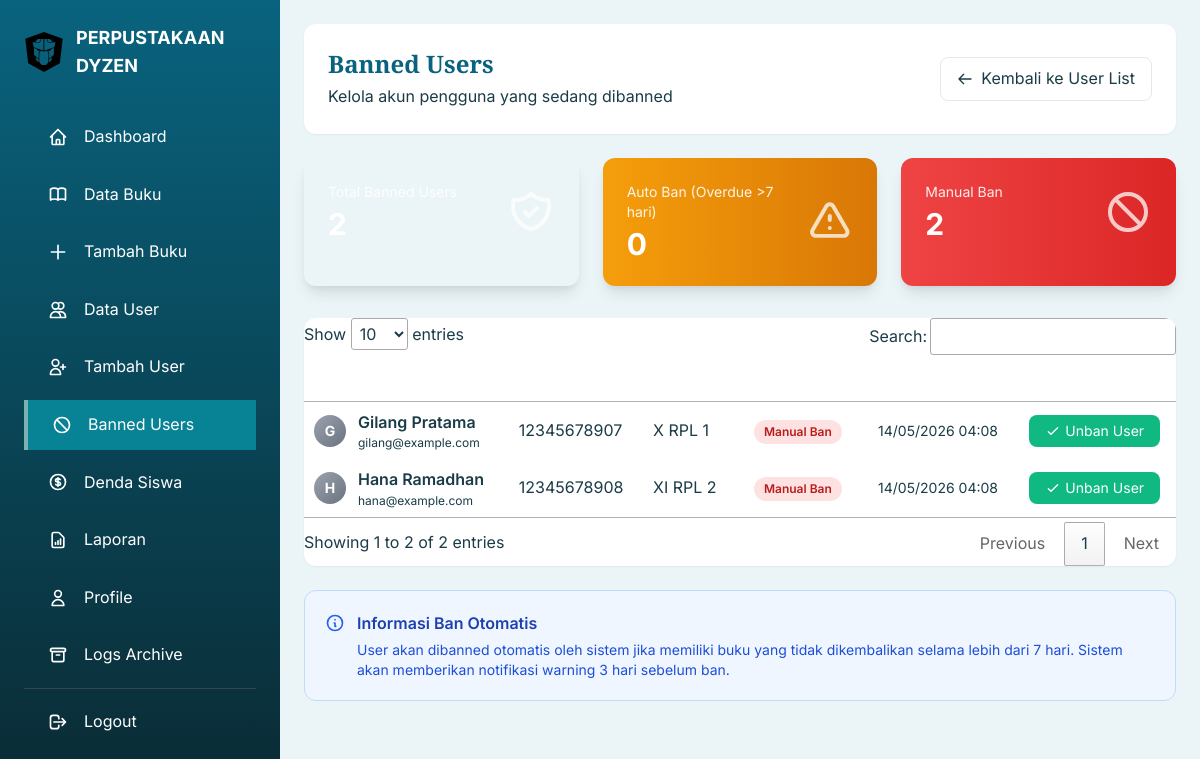
The page /page/admin/banned_users.php (signed in) on the database its author committed.
### tables this page shows
CREATE TABLE IF NOT EXISTS `users` (
    `id` INT(11) NOT NULL AUTO_INCREMENT,
    `nama` VARCHAR(100) NOT NULL,
    `email` VARCHAR(100) NOT NULL,
    `password` VARCHAR(255) NOT NULL,
    `role` ENUM('admin', 'user') NOT NULL DEFAULT 'user',
    `nisn` VARCHAR(20) DEFAULT NULL,
    `kelas` VARCHAR(20) DEFAULT NULL,
    `foto` VARCHAR(255) DEFAULT NULL,
    `status` ENUM('aktif', 'banned') NOT NULL DEFAULT 'aktif',
    `token_reset` VARCHAR(255) DEFAULT NULL,
    `last_login` DATETIME DEFAULT NULL,
    `created_at` TIMESTAMP NOT NULL DEFAULT CURRENT_TIMESTAMP,
    `updated_at` TIMESTAMP NOT NULL DEFAULT CURRENT_TIMESTAMP ON UPDATE CURRENT_TIMESTAMP,
    PRIMARY KEY (`id`),
    UNIQUE KEY `email` (`email`),
    UNIQUE KEY `nisn` (`nisn`),
    KEY `idx_status` (`status`),
    KEY `idx_role_status` (`role`, `status`)
);

### config/data_base.php (called while the page is built, shortened)
<?php
function generateCsrfToken() {
    return $_SESSION['csrf_token'];
}
function e($string, $flags = ENT_QUOTES) {
    return htmlspecialchars($string ?? '', $flags, 'UTF-8');
}

### page/admin/banned_users.php (the view, shortened to what this page needs)
<?php
require_once '../../config/data_base.php';
$stmt = $pdo->prepare("
    SELECT id, nama, email, nisn, kelas, status, updated_at, created_at
    FROM users
    WHERE role = 'user' AND status = 'banned'
    ORDER BY updated_at DESC
");
$stmt->execute();
$bannedUsers = $stmt->fetchAll();
$totalBanned = count($bannedUsers);
$autoBanned = 0;
$manualBanned = 0;
foreach ($bannedUsers as $user) {
    $stmt = $pdo->prepare("
        SELECT COUNT(*) as total FROM peringatan
        WHERE user_id = ? AND pesan LIKE '%otomatis%' AND tipe = 'danger'
    ");
    $stmt->execute([$user['id']]);
    if ($stmt->fetch()['total'] > 0) {
        $autoBanned++;
    } else {
        $manualBanned++;
    }
}
$csrf_token = generateCsrfToken();
?>
<!DOCTYPE html>
<html lang="id">
<head>
    <link href="https://cdn.jsdelivr.net/npm/tailwindcss@2/dist/tailwind.min.css" rel="stylesheet">
    <link href="https://cdn.datatables.net/1.13.4/css/jquery.dataTables.min.css" rel="stylesheet">
    <link rel="stylesheet" href="../../assets/css/style.css">
</head>
<body>
    <?php include 'sidebar_admin.php'; ?>
    <div class="main-content">
        <div class="bg-white rounded-xl shadow-sm p-6 mb-6">
            <div class="flex justify-between items-center flex-wrap gap-4">
                <div>
                    <h1 class="text-2xl font-playfair font-bold text-primary">Banned Users</h1>
                    <p class="text-text-light mt-1">Kelola akun pengguna yang sedang dibanned</p>
                </div>
                <a href="list_user.php" class="inline-flex items-center gap-2 px-4 py-2 border border-primary text-primary rounded-lg hover:bg-primary hover:text-white transition">
                    <svg class="w-4 h-4" fill="none" stroke="currentColor" viewBox="0 0 24 24">
                        <path stroke-linecap="round" stroke-linejoin="round" stroke-width="2" d="M10 19l-7-7m0 0l7-7m-7 7h18"/>
                    </svg>
                    Kembali ke User List
                </a>
            </div>
        </div>
        <div class="grid md:grid-cols-3 gap-6 mb-8">
            <div class="stat-card bg-gradient-to-r from-primary to-secondary rounded-xl p-6 text-white shadow-lg">
                <div class="flex items-center justify-between">
                    <div>
                        <p class="opacity-90 text-sm">Total Banned Users</p>
                        <p class="text-3xl font-bold mt-1"><?= number_format($totalBanned) ?></p>
                    </div>
                </div>
            </div>
            <div class="stat-card bg-gradient-to-r from-yellow-500 to-yellow-600 rounded-xl p-6 text-white shadow-lg">
                <div class="flex items-center justify-between">
                    <div>
                        <p class="opacity-90 text-sm">Auto Ban (Overdue >7 hari)</p>
                        <p class="text-3xl font-bold mt-1"><?= number_format($autoBanned) ?></p>
                    </div>
                    <svg class="w-12 h-12 opacity-75" fill="none" stroke="currentColor" viewBox="0 0 24 24">
                        <path stroke-linecap="round" stroke-linejoin="round" stroke-width="2" d="M12 9v2m0 4h.01m-6.938 4h13.856c1.54 0 2.502-1.667 1.732-3L13.732 4c-.77-1.333-2.694-1.333-3.464 0L3.34 16c-.77 1.333.192 3 1.732 3z"/>
                    </svg>
                </div>
            </div>
            <div class="stat-card bg-gradient-to-r from-red-500 to-red-600 rounded-xl p-6 text-white shadow-lg">
                <div class="flex items-center justify-between">
                    <div>
                        <p class="opacity-90 text-sm">Manual Ban</p>
                        <p class="text-3xl font-bold mt-1"><?= number_format($manualBanned) ?></p>
                    </div>
                    <svg class="w-12 h-12 opacity-75" fill="none" stroke="currentColor" viewBox="0 0 24 24">
                        <path stroke-linecap="round" stroke-linejoin="round" stroke-width="2" d="M18.364 18.364A9 9 0 005.636 5.636m12.728 12.728A9 9 0 015.636 5.636m12.728 12.728L5.636 5.636"/>
                    </svg>
                </div>
            </div>
        </div>
        <div class="bg-white rounded-xl shadow-sm overflow-hidden">
            <div class="overflow-x-auto">
                <table id="bannedTable" class="w-full">
                    <thead class="bg-gradient-to-r from-primary to-secondary text-white">
                        <tr>
                            <th class="px-6 py-4 text-left">User</th>
                            <th class="px-6 py-4 text-left">NISN</th>
                            <th class="px-6 py-4 text-left">Kelas</th>
                            <th class="px-6 py-4 text-center">Status Ban</th>
                            <th class="px-6 py-4 text-center">Tanggal Ban</th>
                            <th class="px-6 py-4 text-center">Aksi</th>
                        </tr>
                    </thead>
                    <tbody>
                        <?php foreach ($bannedUsers as $user):
                            $stmtCheck = $pdo->prepare("
                                SELECT COUNT(*) as total FROM peringatan
                                WHERE user_id = ? AND pesan LIKE '%otomatis%' AND tipe = 'danger'
                            ");
                            $stmtCheck->execute([$user['id']]);
                            $isAutoBan = $stmtCheck->fetch()['total'] > 0;
                        ?>
                        <tr class="border-b hover:bg-gray-50 transition">
                            <td class="px-6 py-4">
                                <div class="flex items-center gap-3">
                                    <div class="w-8 h-8 bg-gradient-to-br from-gray-400 to-gray-500 rounded-full flex items-center justify-center text-white text-sm font-bold">
                                        <?= strtoupper(substr($user['nama'], 0, 1)) ?>
                                    </div>
                                    <div>
                                        <div class="font-semibold"><?= e($user['nama']) ?></div>
                                        <div class="text-xs text-text-light"><?= e($user['email']) ?></div>
                                    </div>
                                </div>
                            </td>
                            <td class="px-6 py-4"><?= e($user['nisn']) ?></td>
                            <td class="px-6 py-4"><?= e($user['kelas']) ?></td>
                            <td class="px-6 py-4 text-center">
                                <span class="inline-flex px-2.5 py-1 rounded-full text-xs font-semibold <?= $isAutoBan ? 'bg-yellow-100 text-yellow-700' : 'bg-red-100 text-red-700' ?>">
                                    <?= $isAutoBan ? 'Auto Ban' : 'Manual Ban' ?>
                                </span>
                            </td>
                            <td class="px-6 py-4 text-center text-sm">
                                <?= date('d/m/Y H:i', strtotime($user['updated_at'])) ?>
                            </td>
                            <td class="px-6 py-4 text-center">
                                <a href="?unban=1&id=<?= $user['id'] ?>&csrf_token=<?= $csrf_token ?>"
                                   onclick="return confirm('Aktifkan kembali user <?= e($user['nama']) ?>?')"
                                   class="btn-unban inline-flex items-center gap-1 px-4 py-1.5 bg-green-500 text-white text-sm rounded-lg hover:bg-green-600 transition">
                                    <svg class="w-4 h-4" fill="none" stroke="currentColor" viewBox="0 0 24 24">
                                        <path stroke-linecap="round" stroke-linejoin="round" stroke-width="2" d="M5 13l4 4L19 7"/>
                                    </svg>
                                    Unban User
                                </a>
                            </td>
                        </tr>
                        <?php endforeach; ?>
                    </tbody>
                </table>
            </div>
        </div>
        <div class="mt-6 bg-blue-50 rounded-xl p-5 border border-blue-200">
            <div class="flex items-start gap-3">
                <svg class="w-5 h-5 text-blue-600 mt-0.5 flex-shrink-0" fill="none" stroke="currentColor" viewBox="0 0 24 24">
                    <path stroke-linecap="round" stroke-linejoin="round" stroke-width="2" d="M13 16h-1v-4h-1m1-4h.01M21 12a9 9 0 11-18 0 9 9 0 0118 0z"/>
                </svg>
                <div>
                    <p class="font-semibold text-blue-800">Informasi Ban Otomatis</p>
                    <p class="text-sm text-blue-700 mt-1">User akan dibanned otomatis oleh sistem jika memiliki buku yang tidak dikembalikan selama lebih dari 7 hari. Sistem akan memberikan notifikasi warning 3 hari sebelum ban.</p>
                </div>
            </div>
        </div>
    </div>
</body>
</html>

### assets/css/style.css (style rules this page uses)
:root { --color-primary: #09637E; --color-secondary: #088395; --color-accent: #7AB2B2; --color-light: #EBF4F6; --color-white: #FFFFFF; --color-dark: #0A2A33; --color-danger: #E53E3E; --color-success: #38A169; --color-warning: #D69E2E; --color-text: #1A3C47; --color-text-light: #6B9EA8; --shadow-sm: 0 1px 2px 0 rgb(0 0 0 / 0.05); --shadow-md: 0 4px 6px -1px rgb(0 0 0 / 0.1); --shadow-lg: 0 10px 15px -3px rgb(0 0 0 / 0.1); --shadow-xl: 0 20px 25px -5px rgb(0 0 0 / 0.1); --transition-fast: 150ms ease; --transition-normal: 250ms ease; --transition-slow: 350ms ease; --radius-sm: 0.375rem; --radius-md: 0.5rem; --radius-lg: 0.75rem; --radius-xl: 1rem; }
* { margin: 0; padding: 0; box-sizing: border-box; }
body { font-family: 'Inter', sans-serif; color: var(--color-text); background-color: var(--color-light); line-height: 1.6; overflow-x: hidden; }
h1, h2, h3, h4, h5, h6 { font-family: 'Playfair Display', serif; font-weight: 700; line-height: 1.2; color: var(--color-primary); }

### page/admin/banned_users.php (style rules this page uses)
.main-content { margin-left: 280px; padding: 1.5rem; transition: margin-left 0.3s ease; min-height: 100vh; }
.stat-card { transition: all 0.3s ease; }
.btn-unban { transition: all 0.2s ease; }

### rows shown on the page
users: nama "G", nama "Gilang Pratama", email "gilang@example.com", nisn "12345678907", kelas "X RPL 1", updated_at "14/05/2026 04:08"
users: nama "H", nama "Hana Ramadhan", email "hana@example.com", nisn "12345678908", kelas "XI RPL 2", updated_at "14/05/2026 04:08"

### other values the page prints
$autoBanned "0"
$manualBanned "2"
